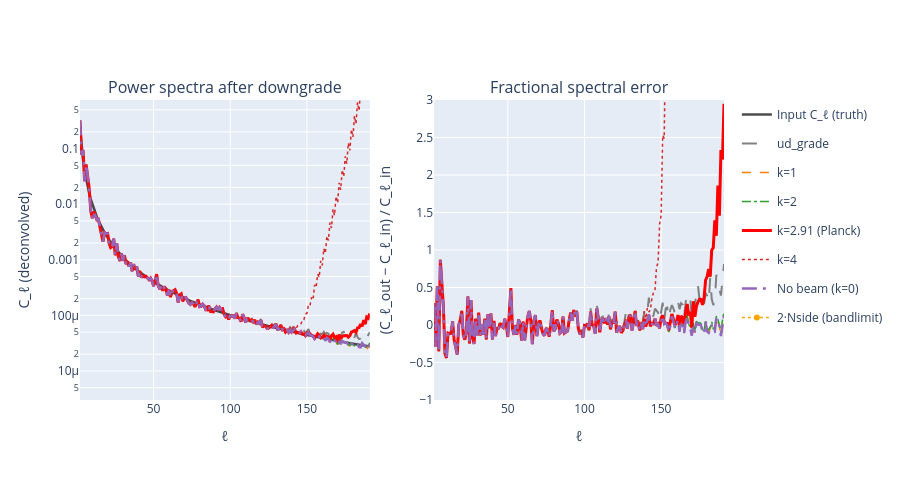

Notebook cell for this chart:
### Markdown cell above
## 6. Demo 2: Anti-Aliasing — Downgrading a Known-Spectrum Map

We generate a map at high resolution with a known $C_\ell$ (CMB-like power spectrum), downgrade it to low resolution with different beam choices, and measure the aliasing artifact in the power spectrum.

The input spectrum is a simple power law $C_\ell \propto \ell^{-2}$ (roughly CMB-like), extending to $\ell_{\max}^{\mathrm{in}}$.

### Code cell
import plotly.graph_objects as go
from plotly.subplots import make_subplots

# Parameters
nside_in = 256
nside_out = 64
lmax_out = 3 * nside_out - 1
lmax_in = 3 * nside_in - 1
np.random.seed(42)

# 1. Generate input Cl and map
ell_in = np.arange(lmax_in + 1, dtype=float)
cl_in = np.zeros(lmax_in + 1)
cl_in[2:] = 1.0 / ell_in[2:] ** 2  # C_l ~ l^{-2}
map_in = hp.synfast(cl_in, nside_in, lmax=lmax_in, new=True)

# 2. Downgrade methods
theta_pix_out = hp.nside2resol(nside_out)

# a) ud_grade (pixel-space averaging)
map_ud = hp.ud_grade(map_in, nside_out)

# b) Harmonic with different beam sizes
alm_base = hp.map2alm(map_in, lmax=lmax_out, use_pixel_weights=True)
pw_in = hp.pixwin(nside_in)[:lmax_out + 1]
pw_out = hp.pixwin(nside_out)[:lmax_out + 1]

results = {}
for k in [0, 1, 2, PLANCK_K, 4]:
    fwhm_out = k * theta_pix_out
    bl_out = hp.gauss_beam(fwhm_out, lmax=lmax_out) if fwhm_out > 0 else np.ones(lmax_out + 1)
    transfer = (pw_out / pw_in) * bl_out
    alm_out = hp.almxfl(alm_base, transfer)
    results[k] = hp.alm2map(alm_out, nside_out)

# 3. Compute power spectra
cl_ud = hp.anafast(map_ud, lmax=lmax_out)
cl_results = {k: hp.anafast(m, lmax=lmax_out) for k, m in results.items()}

pw_out_full = hp.pixwin(nside_out)[:lmax_out + 1]
ell_out = np.arange(lmax_out + 1)
cl_ref = cl_in[:lmax_out + 1]

# Style: (k, color, dash, width, label)
k_styles = [
    (1,        "#ff7f0e", "dash",        1.5, "k=1"),
    (2,        "#2ca02c", "dashdot",     1.5, "k=2"),
    (PLANCK_K, "red",     "solid",       3.0, f"k={PLANCK_K:.2f} (Planck)"),
    (4,        "#d62728", "dot",         1.5, "k=4"),
    (0,        "#9467bd", "longdashdot", 2.5, "No beam (k=0)"),
]

fig = make_subplots(rows=1, cols=2,
                    subplot_titles=("Power spectra after downgrade",
                                    "Fractional spectral error"),
                    horizontal_spacing=0.1)

ell_x = ell_out[2:]
cl_ud_deconv = cl_ud / (pw_out_full ** 2 + 1e-30)

# --- Left panel: deconvolved spectra ---
fig.add_trace(go.Scatter(x=ell_x, y=cl_ref[2:], name="Input C_ℓ (truth)",
    line=dict(color="black", width=2.5), opacity=0.7,
    legendgroup="truth"), row=1, col=1)

fig.add_trace(go.Scatter(x=ell_x, y=cl_ud_deconv[2:], name="ud_grade",
    line=dict(color="gray", width=2, dash="longdash"),
    legendgroup="ud_grade"), row=1, col=1)

for k, color, dash, lw, lbl in k_styles:
    bl_k = hp.gauss_beam(k * theta_pix_out, lmax=lmax_out) if k > 0 else np.ones(lmax_out + 1)
    cl_deconv = cl_results[k] / (pw_out_full ** 2 * bl_k ** 2 + 1e-30)
    fig.add_trace(go.Scatter(x=ell_x, y=cl_deconv[2:], name=lbl,
        line=dict(color=color, width=lw, dash=dash),
        legendgroup=lbl, showlegend=True), row=1, col=1)

# --- Right panel: fractional error ---
fig.add_hline(y=0, line=dict(color="gray", width=0.5), row=1, col=2)
fig.add_vline(x=2 * nside_out, line=dict(color="orange", width=1.5, dash="dot"), row=1, col=2)
fig.add_trace(go.Scatter(x=[None], y=[None], name="2·Nside (bandlimit)",
    line=dict(color="orange", dash="dot", width=1.5),
    legendgroup="bandlimit"), row=1, col=2)

fig.add_trace(go.Scatter(x=ell_x, y=(cl_ud_deconv[2:] - cl_ref[2:]) / cl_ref[2:],
    name="ud_grade", line=dict(color="gray", width=2, dash="longdash"),
    legendgroup="ud_grade", showlegend=False), row=1, col=2)

for k, color, dash, lw, lbl in k_styles:
    bl_k = hp.gauss_beam(k * theta_pix_out, lmax=lmax_out) if k > 0 else np.ones(lmax_out + 1)
    cl_deconv = cl_results[k] / (pw_out_full ** 2 * bl_k ** 2 + 1e-30)
    frac = (cl_deconv[2:] - cl_ref[2:]) / cl_ref[2:]
    fig.add_trace(go.Scatter(x=ell_x, y=frac, name=lbl,
        line=dict(color=color, width=lw, dash=dash),
        legendgroup=lbl, showlegend=False), row=1, col=2)

fig.update_xaxes(title_text="ℓ", row=1, col=1)
fig.update_xaxes(title_text="ℓ", row=1, col=2)
fig.update_yaxes(title_text="C_ℓ (deconvolved)", type="log",
                 range=[np.log10(3e-6), np.log10(cl_ref[2] * 3)], row=1, col=1)
fig.update_yaxes(title_text="(C_ℓ_out − C_ℓ_in) / C_ℓ_in",
                 range=[-1, 3], row=1, col=2)
fig.update_layout(height=480, legend=dict(groupclick="togglegroup"))

fig.show()

### Figure 1 — Plotly figure (JSON) as saved in the notebook; plotly's stock layout.template omitted (floating-point values rounded to 4 significant figures; data arrays with more than 128 entries replaced by an {"elided": "..."} marker saying what was removed)
{"data": [{"legendgroup": "truth", "line": {"color": "black", "width": 2.5}, "name": "Input C_ℓ (truth)", "opacity": 0.7, "type": "scatter", "x": {"elided": "190 int values"}, "xaxis": "x", "y": {"elided": "190 float values"}, "yaxis": "y"}, {"legendgroup": "ud_grade", "line": {"color": "gray", "dash": "longdash", "width": 2}, "name": "ud_grade", "type": "scatter", "x": {"elided": "190 int values"}, "xaxis": "x", "y": {"elided": "190 float values"}, "yaxis": "y"}, {"legendgroup": "k=1", "line": {"color": "#ff7f0e", "dash": "dash", "width": 1.5}, "name": "k=1", "showlegend": true, "type": "scatter", "x": {"elided": "190 int values"}, "xaxis": "x", "y": {"elided": "190 float values"}, "yaxis": "y"}, {"legendgroup": "k=2", "line": {"color": "#2ca02c", "dash": "dashdot", "width": 1.5}, "name": "k=2", "showlegend": true, "type": "scatter", "x": {"elided": "190 int values"}, "xaxis": "x", "y": {"elided": "190 float values"}, "yaxis": "y"}, {"legendgroup": "k=2.91 (Planck)", "line": {"color": "red", "dash": "solid", "width": 3}, "name": "k=2.91 (Planck)", "showlegend": true, "type": "scatter", "x": {"elided": "190 int values"}, "xaxis": "x", "y": {"elided": "190 float values"}, "yaxis": "y"}, {"legendgroup": "k=4", "line": {"color": "#d62728", "dash": "dot", "width": 1.5}, "name": "k=4", "showlegend": true, "type": "scatter", "x": {"elided": "190 int values"}, "xaxis": "x", "y": {"elided": "190 float values"}, "yaxis": "y"}, {"legendgroup": "No beam (k=0)", "line": {"color": "#9467bd", "dash": "longdashdot", "width": 2.5}, "name": "No beam (k=0)", "showlegend": true, "type": "scatter", "x": {"elided": "190 int values"}, "xaxis": "x", "y": {"elided": "190 float values"}, "yaxis": "y"}, {"legendgroup": "bandlimit", "line": {"color": "orange", "dash": "dot", "width": 1.5}, "name": "2·Nside (bandlimit)", "type": "scatter", "x": [null], "xaxis": "x2", "y": [null], "yaxis": "y2"}, {"legendgroup": "ud_grade", "line": {"color": "gray", "dash": "longdash", "width": 2}, "name": "ud_grade", "showlegend": false, "type": "scatter", "x": {"elided": "190 int values"}, "xaxis": "x2", "y": {"elided": "190 float values"}, "yaxis": "y2"}, {"legendgroup": "k=1", "line": {"color": "#ff7f0e", "dash": "dash", "width": 1.5}, "name": "k=1", "showlegend": false, "type": "scatter", "x": {"elided": "190 int values"}, "xaxis": "x2", "y": {"elided": "190 float values"}, "yaxis": "y2"}, {"legendgroup": "k=2", "line": {"color": "#2ca02c", "dash": "dashdot", "width": 1.5}, "name": "k=2", "showlegend": false, "type": "scatter", "x": {"elided": "190 int values"}, "xaxis": "x2", "y": {"elided": "190 float values"}, "yaxis": "y2"}, {"legendgroup": "k=2.91 (Planck)", "line": {"color": "red", "dash": "solid", "width": 3}, "name": "k=2.91 (Planck)", "showlegend": false, "type": "scatter", "x": {"elided": "190 int values"}, "xaxis": "x2", "y": {"elided": "190 float values"}, "yaxis": "y2"}, {"legendgroup": "k=4", "line": {"color": "#d62728", "dash": "dot", "width": 1.5}, "name": "k=4", "showlegend": false, "type": "scatter", "x": {"elided": "190 int values"}, "xaxis": "x2", "y": {"elided": "190 float values"}, "yaxis": "y2"}, {"legendgroup": "No beam (k=0)", "line": {"color": "#9467bd", "dash": "longdashdot", "width": 2.5}, "name": "No beam (k=0)", "showlegend": false, "type": "scatter", "x": {"elided": "190 int values"}, "xaxis": "x2", "y": {"elided": "190 float values"}, "yaxis": "y2"}], "layout": {"annotations": [{"font": {"size": 16}, "showarrow": false, "text": "Power spectra after downgrade", "x": 0.225, "xanchor": "center", "xref": "paper", "y": 1, "yanchor": "bottom", "yref": "paper"}, {"font": {"size": 16}, "showarrow": false, "text": "Fractional spectral error", "x": 0.775, "xanchor": "center", "xref": "paper", "y": 1, "yanchor": "bottom", "yref": "paper"}], "height": 480, "legend": {"groupclick": "togglegroup"}, "xaxis": {"anchor": "y", "domain": [0, 0.45], "title": {"text": "ℓ"}}, "xaxis2": {"anchor": "y2", "domain": [0.55, 1], "title": {"text": "ℓ"}}, "yaxis": {"anchor": "x", "domain": [0, 1], "range": [-5.523, -0.1249], "title": {"text": "C_ℓ (deconvolved)"}, "type": "log"}, "yaxis2": {"anchor": "x2", "domain": [0, 1], "range": [-1, 3], "title": {"text": "(C_ℓ_out − C_ℓ_in) / C_ℓ_in"}}}}
